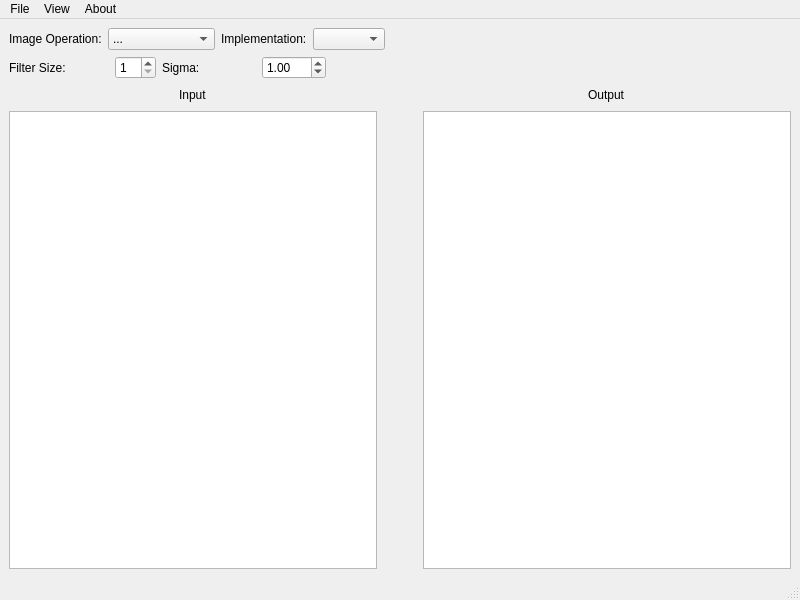
<?xml version="1.0" encoding="UTF-8"?>
<ui version="4.0">
 <class>MainWindow</class>
 <widget class="QMainWindow" name="MainWindow">
  <property name="geometry">
   <rect>
    <x>0</x>
    <y>0</y>
    <width>800</width>
    <height>600</height>
   </rect>
  </property>
  <property name="windowTitle">
   <string>MainWindow</string>
  </property>
  <widget class="QWidget" name="centralwidget">
   <layout class="QVBoxLayout" name="verticalLayout">
    <item>
     <layout class="QVBoxLayout" name="verticalLayout_2">
      <item>
       <layout class="QHBoxLayout" name="horizontalLayout">
        <item>
         <widget class="QLabel" name="label_3">
          <property name="sizePolicy">
           <sizepolicy hsizetype="Maximum" vsizetype="Preferred">
            <horstretch>0</horstretch>
            <verstretch>0</verstretch>
           </sizepolicy>
          </property>
          <property name="text">
           <string>Image Operation:</string>
          </property>
         </widget>
        </item>
        <item>
         <widget class="QComboBox" name="comboBoxOperation">
          <item>
           <property name="text">
            <string>...</string>
           </property>
          </item>
          <item>
           <property name="text">
            <string>Gaussian Blur</string>
           </property>
          </item>
         </widget>
        </item>
        <item>
         <widget class="QLabel" name="label_4">
          <property name="sizePolicy">
           <sizepolicy hsizetype="Maximum" vsizetype="Preferred">
            <horstretch>0</horstretch>
            <verstretch>0</verstretch>
           </sizepolicy>
          </property>
          <property name="text">
           <string>Implementation:</string>
          </property>
         </widget>
        </item>
        <item>
         <widget class="QComboBox" name="comboBoxImplementation"/>
        </item>
        <item>
         <spacer name="horizontalSpacer_3">
          <property name="orientation">
           <enum>Qt::Orientation::Horizontal</enum>
          </property>
          <property name="sizeType">
           <enum>QSizePolicy::Policy::Expanding</enum>
          </property>
          <property name="sizeHint" stdset="0">
           <size>
            <width>40</width>
            <height>20</height>
           </size>
          </property>
         </spacer>
        </item>
       </layout>
      </item>
      <item>
       <layout class="QHBoxLayout" name="horizontalLayout_4">
        <item>
         <widget class="QLabel" name="label_5">
          <property name="sizePolicy">
           <sizepolicy hsizetype="Maximum" vsizetype="Preferred">
            <horstretch>0</horstretch>
            <verstretch>0</verstretch>
           </sizepolicy>
          </property>
          <property name="text">
           <string>Filter Size:             </string>
          </property>
         </widget>
        </item>
        <item>
         <widget class="QSpinBox" name="spinBoxFilterSize">
          <property name="sizePolicy">
           <sizepolicy hsizetype="Preferred" vsizetype="Fixed">
            <horstretch>0</horstretch>
            <verstretch>0</verstretch>
           </sizepolicy>
          </property>
          <property name="prefix">
           <string/>
          </property>
          <property name="minimum">
           <number>1</number>
          </property>
          <property name="maximum">
           <number>51</number>
          </property>
          <property name="singleStep">
           <number>2</number>
          </property>
         </widget>
        </item>
        <item>
         <widget class="QLabel" name="label_6">
          <property name="sizePolicy">
           <sizepolicy hsizetype="Maximum" vsizetype="Preferred">
            <horstretch>0</horstretch>
            <verstretch>0</verstretch>
           </sizepolicy>
          </property>
          <property name="text">
           <string>Sigma:                 </string>
          </property>
         </widget>
        </item>
        <item>
         <widget class="QDoubleSpinBox" name="doubleSpinBoxSigma">
          <property name="sizePolicy">
           <sizepolicy hsizetype="Preferred" vsizetype="Fixed">
            <horstretch>0</horstretch>
            <verstretch>0</verstretch>
           </sizepolicy>
          </property>
          <property name="prefix">
           <string/>
          </property>
          <property name="maximum">
           <double>100.000000000000000</double>
          </property>
          <property name="singleStep">
           <double>0.200000000000000</double>
          </property>
          <property name="value">
           <double>1.000000000000000</double>
          </property>
         </widget>
        </item>
        <item>
         <spacer name="horizontalSpacer_4">
          <property name="orientation">
           <enum>Qt::Orientation::Horizontal</enum>
          </property>
          <property name="sizeType">
           <enum>QSizePolicy::Policy::Expanding</enum>
          </property>
          <property name="sizeHint" stdset="0">
           <size>
            <width>40</width>
            <height>20</height>
           </size>
          </property>
         </spacer>
        </item>
       </layout>
      </item>
      <item>
       <layout class="QHBoxLayout" name="horizontalLayout_3">
        <item alignment="Qt::AlignmentFlag::AlignHCenter">
         <widget class="QLabel" name="label_2">
          <property name="text">
           <string>Input</string>
          </property>
         </widget>
        </item>
        <item>
         <spacer name="horizontalSpacer">
          <property name="orientation">
           <enum>Qt::Orientation::Horizontal</enum>
          </property>
          <property name="sizeType">
           <enum>QSizePolicy::Policy::Maximum</enum>
          </property>
          <property name="sizeHint" stdset="0">
           <size>
            <width>40</width>
            <height>20</height>
           </size>
          </property>
         </spacer>
        </item>
        <item alignment="Qt::AlignmentFlag::AlignHCenter">
         <widget class="QLabel" name="label">
          <property name="text">
           <string>Output</string>
          </property>
         </widget>
        </item>
       </layout>
      </item>
      <item>
       <layout class="QHBoxLayout" name="horizontalLayout_2">
        <item>
         <widget class="QGraphicsView" name="graphicsViewInput"/>
        </item>
        <item>
         <spacer name="horizontalSpacer_2">
          <property name="orientation">
           <enum>Qt::Orientation::Horizontal</enum>
          </property>
          <property name="sizeType">
           <enum>QSizePolicy::Policy::Maximum</enum>
          </property>
          <property name="sizeHint" stdset="0">
           <size>
            <width>40</width>
            <height>20</height>
           </size>
          </property>
         </spacer>
        </item>
        <item>
         <widget class="QGraphicsView" name="graphicsViewOutput"/>
        </item>
       </layout>
      </item>
     </layout>
    </item>
   </layout>
  </widget>
  <widget class="QMenuBar" name="menubar">
   <property name="geometry">
    <rect>
     <x>0</x>
     <y>0</y>
     <width>800</width>
     <height>22</height>
    </rect>
   </property>
   <widget class="QMenu" name="menuFile">
    <property name="title">
     <string>File</string>
    </property>
    <addaction name="actionOpen"/>
    <addaction name="actionSave"/>
   </widget>
   <widget class="QMenu" name="menuAbout">
    <property name="title">
     <string>About</string>
    </property>
   </widget>
   <widget class="QMenu" name="menuView">
    <property name="title">
     <string>View</string>
    </property>
    <addaction name="actionShowInput"/>
    <addaction name="actionShowOutput"/>
   </widget>
   <addaction name="menuFile"/>
   <addaction name="menuView"/>
   <addaction name="menuAbout"/>
  </widget>
  <widget class="QStatusBar" name="statusbar"/>
  <action name="actionOpen">
   <property name="text">
    <string>Open</string>
   </property>
   <property name="shortcut">
    <string>Ctrl+O</string>
   </property>
  </action>
  <action name="actionSave">
   <property name="text">
    <string>Save</string>
   </property>
   <property name="shortcut">
    <string>Ctrl+S</string>
   </property>
  </action>
  <action name="actionShowInput">
   <property name="checkable">
    <bool>true</bool>
   </property>
   <property name="checked">
    <bool>true</bool>
   </property>
   <property name="text">
    <string>Show Input</string>
   </property>
  </action>
  <action name="actionShowOutput">
   <property name="checkable">
    <bool>true</bool>
   </property>
   <property name="text">
    <string>Show Output</string>
   </property>
  </action>
 </widget>
 <resources/>
 <connections/>
</ui>
